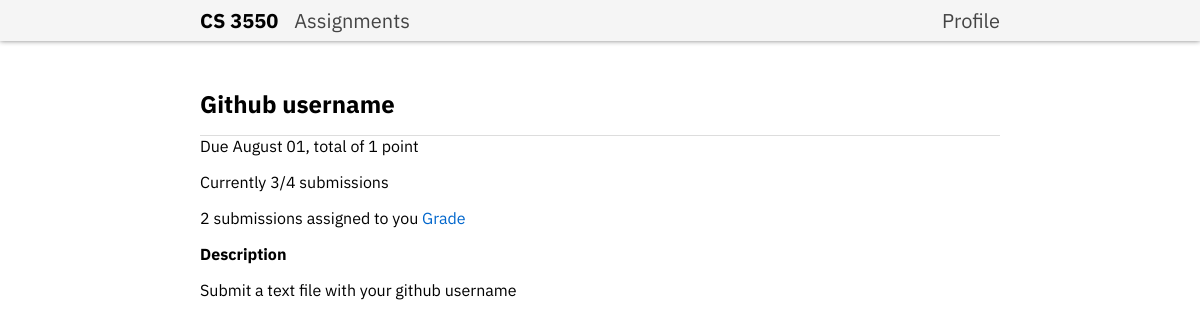
/1/ (signed in), run on the app's committed database.
### grades/models.py (models this page shows, shortened)
class Assignment(models.Model):
    title = models.CharField(max_length=200)
    description = models.TextField()
    deadline = models.DateTimeField()
    weight = models.IntegerField()
    points = models.IntegerField()

### grades/views.py (the view, shortened to what this page needs)
# urls.py: path('<int:assignment_id>/', views.assignment, name='assignment'),
@login_required
def assignment(request, assignment_id):
    assignment = get_object_or_404(models.Assignment, id=assignment_id)
    user = request.user
    is_authenticated = user.is_authenticated
    is_student_user = is_student(user) or not is_authenticated
    is_ta_user = is_ta(user)
    is_admin = user.is_superuser
    total_submissions = assignment.submission_set.count()
    total_students = models.Group.objects.get(name="Students").user_set.count()
    if is_admin:
        your_submissions = total_submissions
    else:
        your_submissions = assignment.submission_set.filter(grader=user).count()
    user_submission = None
    submission_status = "No current submission"
    past_due = assignment.deadline < timezone.now()
    file_error = None
    context = {
        'title': f'{assignment.title} - CS 3550',
        'assignment': assignment,
        'total_submissions': total_submissions,
        'your_submissions': your_submissions,
        'total_students': total_students,
        'user_submission': user_submission,
        'submission_status': submission_status,
        'past_due': past_due,
        'file_error': file_error,
        'user': user,
        'is_student': is_student_user,
        'is_ta': is_ta_user,
        'is_admin': is_admin
    }
    return render(request, "assignment.html", context)

### grades/views.py (called while the page is built)
def is_student(user):
    return user.groups.filter(name="Students").exists()

def is_ta(user):
    return user.groups.filter(name="Teaching Assistants").exists()

### grades/templates/assignment.html (shortened to what this page needs)
{% include "header.html" with title="Assignments Page" %}
<main>
  <h1>{{ assignment.title }}</h1>
  <p>Due {{ assignment.deadline|date:"F d" }}, total of {{ assignment.points }} point{{ assignment.points|pluralize }}</p>
  <section aria-label="submission status">
    {% if is_ta or is_admin %}
      <p>Currently {{ total_submissions }}/{{ total_students }} submission{{ total_students|pluralize }}</p>
      <p>
        {{ your_submissions }} submission{{ your_submissions|pluralize }} assigned to you
        {% if your_submissions > 0 %}
          <a href="/{{ assignment.id }}/submissions/" title="Grade your assigned submission">Grade</a>
        {% endif %}
      </p>
    {% endif %}
  </section>
  <section>
    <h2>Description</h2>
    {{ assignment.description|safe }}
  </section>
</main>

### static/main.css (style rules this page uses)
main { max-width: 50rem; margin: 3rem auto 0; padding: 0 1rem; }
main h1 { font-size: 1.5rem; margin: 0; padding-bottom: 1rem; border-bottom: 1px solid #ddd; }
main h1 + p { margin-top: 0; }
main h2 { font-size: 1rem; margin: 1rem 0; }
a { color: #0066cc; text-decoration: none; }
main p, main ul { margin: 1rem 0; }

### data on the page
Assignment: title "Github username", deadline "August 01", points "1", description "Submit a text file with your github username"

### other printed values
{{ total_submissions }} "3"
{{ total_students }} "4"
{{ your_submissions }} "2"
